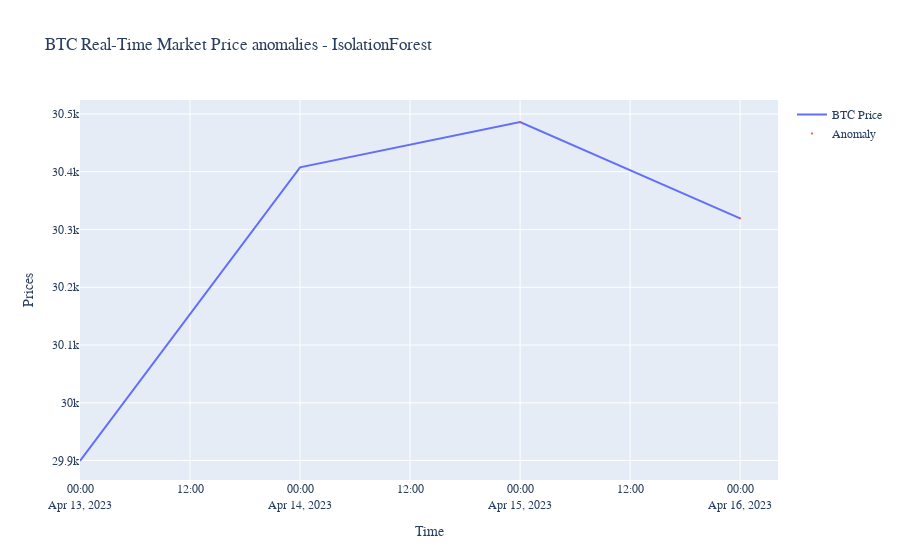

Notebook code cell kept with this figure:
### Code cell
# visualize the outliers in the real-time data
a = realOutliers.loc[realOutliers['outlier'] == 1] #anomaly
fig = go.Figure()
fig.add_trace(go.Scatter(x=realOutliers['values'].index, y=realOutliers['values'].values,mode='lines',name='BTC Price'))
fig.add_trace(go.Scatter(x=a.index, y=a['values'].values,mode='markers',name='Anomaly',marker_symbol='x',marker_size=2))
fig.update_layout(showlegend=True,title="BTC Real-Time Market Price anomalies - IsolationForest",xaxis_title="Time",yaxis_title="Prices",font=dict(family="Courier New, monospace"))
fig.show()

### Figure 1 — Plotly figure (JSON) as saved in the notebook; plotly's stock layout.template omitted (floating-point values rounded to 4 significant figures)
{"data": [{"mode": "lines", "name": "BTC Price", "type": "scatter", "x": ["2023-04-13T00:00:00", "2023-04-14T00:00:00", "2023-04-15T00:00:00", "2023-04-16T00:00:00"], "y": [29900.0, 30410.0, 30490.0, 30320.0]}, {"marker": {"size": 2, "symbol": "x"}, "mode": "markers", "name": "Anomaly", "type": "scatter", "x": ["2023-04-15T00:00:00", "2023-04-16T00:00:00"], "y": [30490.0, 30320.0]}], "layout": {"font": {"family": "Courier New, monospace"}, "showlegend": true, "title": {"text": "BTC Real-Time Market Price anomalies - IsolationForest"}, "xaxis": {"title": {"text": "Time"}}, "yaxis": {"title": {"text": "Prices"}}}}
